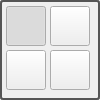
            <widget class="QGroupBox" name="groupBox_5">
             <property name="sizePolicy">
              <sizepolicy hsizetype="Fixed" vsizetype="Fixed">
               <horstretch>0</horstretch>
               <verstretch>0</verstretch>
              </sizepolicy>
             </property>
             <property name="minimumSize">
              <size>
               <width>100</width>
               <height>100</height>
              </size>
             </property>
             <property name="maximumSize">
              <size>
               <width>100</width>
               <height>100</height>
              </size>
             </property>
             <property name="styleSheet">
              <string notr="true">QGroupBox { 
border: 2px solid gray; 
border-radius: 3px; 
border-color: rgb(85, 85, 85);
color: rgb(85, 85, 85);
 } </string>
             </property>
             <property name="title">
              <string/>
             </property>
             <layout class="QFormLayout" name="formLayout">
              <property name="horizontalSpacing">
               <number>4</number>
              </property>
              <property name="verticalSpacing">
               <number>4</number>
              </property>
              <property name="leftMargin">
               <number>4</number>
              </property>
              <property name="topMargin">
               <number>4</number>
              </property>
              <property name="rightMargin">
               <number>4</number>
              </property>
              <property name="bottomMargin">
               <number>4</number>
              </property>
              <item row="0" column="0">
               <widget class="QPushButton" name="btnSelectBattle">
                <property name="sizePolicy">
                 <sizepolicy hsizetype="Fixed" vsizetype="Fixed">
                  <horstretch>0</horstretch>
                  <verstretch>0</verstretch>
                 </sizepolicy>
                </property>
                <property name="minimumSize">
                 <size>
                  <width>40</width>
                  <height>40</height>
                 </size>
                </property>
                <property name="maximumSize">
                 <size>
                  <width>40</width>
                  <height>40</height>
                 </size>
                </property>
                <property name="text">
                 <string/>
                </property>
                <property name="icon">
                 <iconset resource="resources.qrc">
                  <normaloff>:/img/data/icon_battle.png</normaloff>:/img/data/icon_battle.png</iconset>
                </property>
                <property name="iconSize">
                 <size>
                  <width>28</width>
                  <height>28</height>
                 </size>
                </property>
                <property name="checkable">
                 <bool>true</bool>
                </property>
                <property name="checked">
                 <bool>true</bool>
                </property>
                <attribute name="buttonGroup">
                 <string notr="true">btnGrpMode</string>
                </attribute>
               </widget>
              </item>
              <item row="0" column="1">
               <widget class="QPushButton" name="btnSelectCombatants">
                <property name="sizePolicy">
                 <sizepolicy hsizetype="Fixed" vsizetype="Fixed">
                  <horstretch>0</horstretch>
                  <verstretch>0</verstretch>
                 </sizepolicy>
                </property>
                <property name="minimumSize">
                 <size>
                  <width>40</width>
                  <height>40</height>
                 </size>
                </property>
                <property name="maximumSize">
                 <size>
                  <width>40</width>
                  <height>40</height>
                 </size>
                </property>
                <property name="text">
                 <string/>
                </property>
                <property name="icon">
                 <iconset resource="resources.qrc">
                  <normaloff>:/img/data/portrait.png</normaloff>:/img/data/portrait.png</iconset>
                </property>
                <property name="iconSize">
                 <size>
                  <width>28</width>
                  <height>28</height>
                 </size>
                </property>
                <property name="checkable">
                 <bool>true</bool>
                </property>
                <attribute name="buttonGroup">
                 <string notr="true">btnGrpMode</string>
                </attribute>
               </widget>
              </item>
              <item row="1" column="1">
               <widget class="QPushButton" name="btnSelectGrid">
                <property name="enabled">
                 <bool>true</bool>
                </property>
                <property name="sizePolicy">
                 <sizepolicy hsizetype="Fixed" vsizetype="Fixed">
                  <horstretch>0</horstretch>
                  <verstretch>0</verstretch>
                 </sizepolicy>
                </property>
                <property name="minimumSize">
                 <size>
                  <width>40</width>
                  <height>40</height>
                 </size>
                </property>
                <property name="maximumSize">
                 <size>
                  <width>40</width>
                  <height>40</height>
                 </size>
                </property>
                <property name="text">
                 <string/>
                </property>
                <property name="icon">
                 <iconset resource="resources.qrc">
                  <normaloff>:/img/data/icon_grid.png</normaloff>:/img/data/icon_grid.png</iconset>
                </property>
                <property name="iconSize">
                 <size>
                  <width>28</width>
                  <height>28</height>
                 </size>
                </property>
                <property name="shortcut">
                 <string>Ctrl+S</string>
                </property>
                <property name="checkable">
                 <bool>true</bool>
                </property>
                <attribute name="buttonGroup">
                 <string notr="true">btnGrpMode</string>
                </attribute>
               </widget>
              </item>
              <item row="1" column="0">
               <widget class="QPushButton" name="btnSelectMap">
                <property name="sizePolicy">
                 <sizepolicy hsizetype="Fixed" vsizetype="Fixed">
                  <horstretch>0</horstretch>
                  <verstretch>0</verstretch>
                 </sizepolicy>
                </property>
                <property name="minimumSize">
                 <size>
                  <width>40</width>
                  <height>40</height>
                 </size>
                </property>
                <property name="maximumSize">
                 <size>
                  <width>40</width>
                  <height>40</height>
                 </size>
                </property>
                <property name="text">
                 <string/>
                </property>
                <property name="icon">
                 <iconset resource="resources.qrc">
                  <normaloff>:/img/data/icon_fow2.png</normaloff>:/img/data/icon_fow2.png</iconset>
                </property>
                <property name="iconSize">
                 <size>
                  <width>28</width>
                  <height>28</height>
                 </size>
                </property>
                <property name="checkable">
                 <bool>true</bool>
                </property>
                <attribute name="buttonGroup">
                 <string notr="true">btnGrpMode</string>
                </attribute>
               </widget>
              </item>
             </layout>
            </widget>
